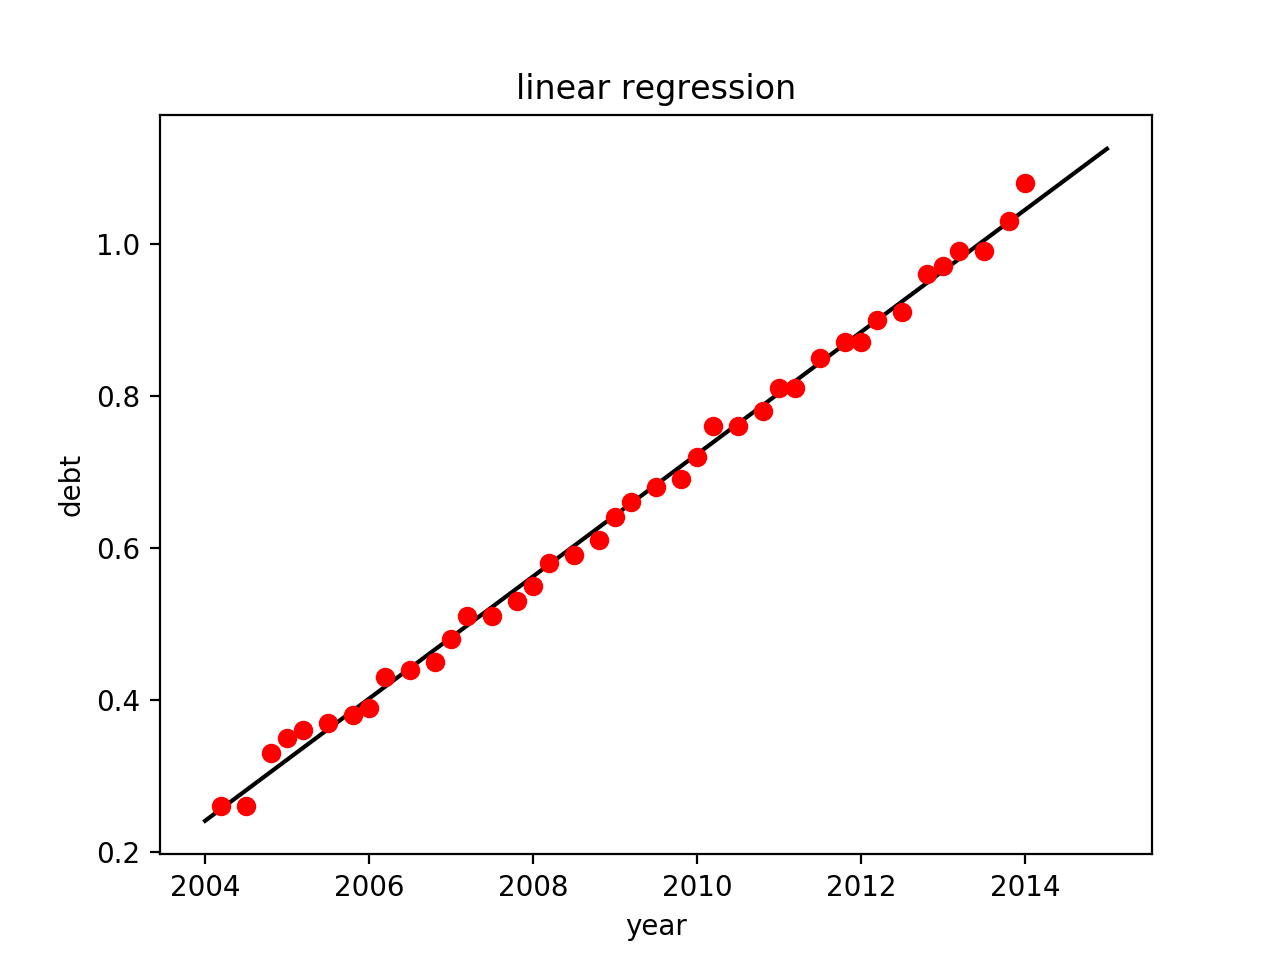

Write the Python code that produced this figure.
# import csv
# # load numpy and pandas for data manipulation
# import numpy as np
# import pandas as pd
# from pylab import *
# import matplotlib.pyplot as plt
# # load statsmodels as alias ``sm``
# import statsmodels.api as sm
#
#
#
# with open('student_debt.csv') as csvfile:
#     readCSV = csv.reader(csvfile, delimiter=',')
#     x = []
#     y = []
#     for row in readCSV:
#         year = row[0]
#         money = row[1]
#         x.append(year)
#         y.append(money)
# x1 = np.array(x)
# Y = np.array(y)
# A = np.vstack([x1, np.ones(len(x1))]).T
# m, c = np.linalg.lstsq(A, Y)[0]
# print(m, c)
# print("when the year is 2050, the answer is: ")
# print(m * 2050 + c)
# plt.axis([2003, 2015, 0, 1.5])
# plt.plot(x1, y, 'o', label='Original data', markersize=2)
# x = arange(2003,2015,0.02)
# plt.plot(x, m*x + c, 'r', label='Fitted line')
# plt.legend()
# plt.show()


import csv
from pylab import *

def linearfit(X, Y):
    W = dot(dot(inv(dot(X.T, X)),X.T), Y)
    return W



def main():
    rfile = './student_debt.csv'
    csvfile = open(rfile, 'rb')
    data = csv.reader(csvfile, delimiter = ',')
    X = []
    Y = []
    for i, row in enumerate(data):
                X.append(float(row[0]))
                Y.append(float(row[1]))
    X = array(X)
    X_temp = X[:]
    Y = array(Y)
    one = ones((len(X)))
    X = row_stack((one,X))
    X = X.T
    Y = reshape(Y, (len(Y),1))
    weight = linearfit(X,Y)
    print weight


    it = np.arange(2004, 2016, 1)
    plt.ylabel('debt')
    plt.xlabel('year')
    plt.title('linear regression')
    g = weight[1] * it + weight[0]
    plt.plot(it, g, 'k')
    plt.plot(X_temp, Y, 'ro')
    plt.show()
    plt.close()
    print weight[1] * 2050 + weight[0]
main()
